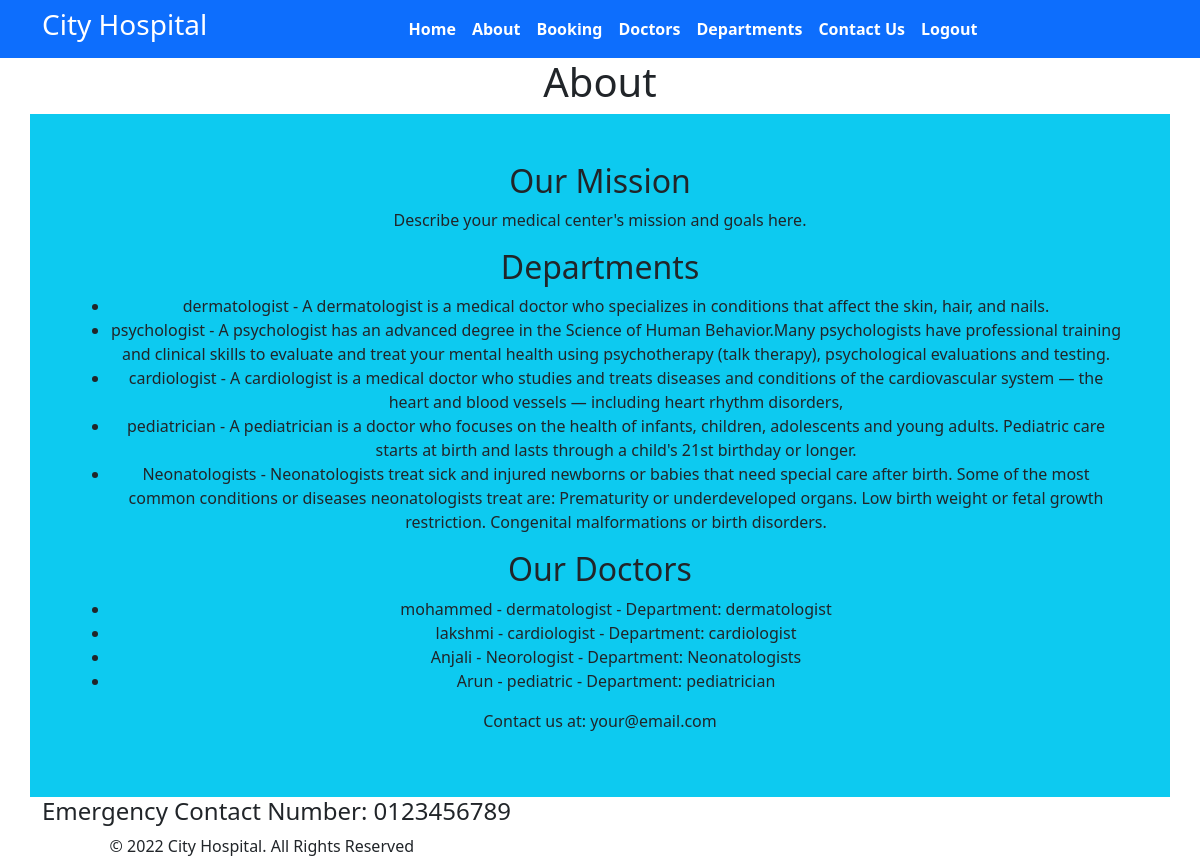
The page /about/ (signed in) on the database its author committed.
### home/models.py (models this page shows, shortened)
class Departments(models.Model):
    dep_name=models.CharField(max_length=100)
    dep_description=models.TextField()

class Doctors(models.Model):
    doc_name=models.CharField(max_length=255)
    doc_spec=models.CharField(max_length=255)
    dep_name=models.ForeignKey(Departments, on_delete=models.CASCADE)
    doc_image=models.ImageField(upload_to='doctors')

### home/views.py (the view)
# urls.py: path('about/',views.about,name='about'),
@login_required(login_url='/')
def about(request):
    departments = Departments.objects.all()
    doctors = Doctors.objects.all()
    return render(request, 'about.html', {'departments': departments, 'doctors': doctors})

### templates/about.html (shortened to what this page needs)
{% extends 'base.html' %}
{% block content %}
<h1 class="text-center">About</h1>
<div class="container w-300 text-center p-5  my-10 bg-info">
    <section>
        <h2>Our Mission</h2>
        <p>Describe your medical center's mission and goals here.</p>
    </section>
    <section>
        <h2>Departments</h2>
        <ul>
            {% for department in departments %}
                <li>{{ department.dep_name }} - {{ department.dep_description }}</li>
            {% endfor %}
        </ul>
    </section>
    <section>
        <h2>Our Doctors</h2>
        <ul>
            {% for doctor in doctors %}
                <li>{{ doctor.doc_name }} - {{ doctor.doc_spec }} - Department: {{ doctor.dep_name.dep_name }}</li>
            {% endfor %}
        </ul>
    </section>
    <footer>
        <p>Contact us at: your@email.com</p>
    </footer>
</div>
    {% endblock %}

### rows shown on the page
Departments: dep_name "dermatologist", dep_description "A dermatologist is a medical doctor who specializes in conditions that affect the skin, hair, and nails."
Departments: dep_name "psychologist", dep_description "A psychologist has an advanced degree in the Science of Human Behavior.Many psychologists have professional training and clinical skills to evaluate and treat your mental health using psychotherapy (talk therapy), psychological evaluations and testing."
Departments: dep_name "cardiologist", dep_description "A cardiologist is a medical doctor who studies and treats diseases and conditions of the cardiovascular system — the heart and blood vessels — including heart rhythm disorders,"
Departments: dep_name "pediatrician", dep_description "A pediatrician is a doctor who focuses on the health of infants, children, adolescents and young adults. Pediatric care starts at birth and lasts through a child's 21st birthday or longer."
Departments: dep_name "Neonatologists", dep_description "Neonatologists treat sick and injured newborns or babies that need special care after birth. Some of the most common conditions or diseases neonatologists treat are: Prematurity or underdeveloped organs. Low birth weight or fetal growth restriction. Congenital malformations or birth disorders."
Doctors: doc_name "mohammed", doc_spec "dermatologist", dep_name.dep_name "dermatologist"
Doctors: doc_name "lakshmi", doc_spec "cardiologist", dep_name.dep_name "cardiologist"
Doctors: doc_name "Anjali", doc_spec "Neorologist", dep_name.dep_name "Neonatologists"
Doctors: doc_name "Arun", doc_spec "pediatric", dep_name.dep_name "pediatrician"
